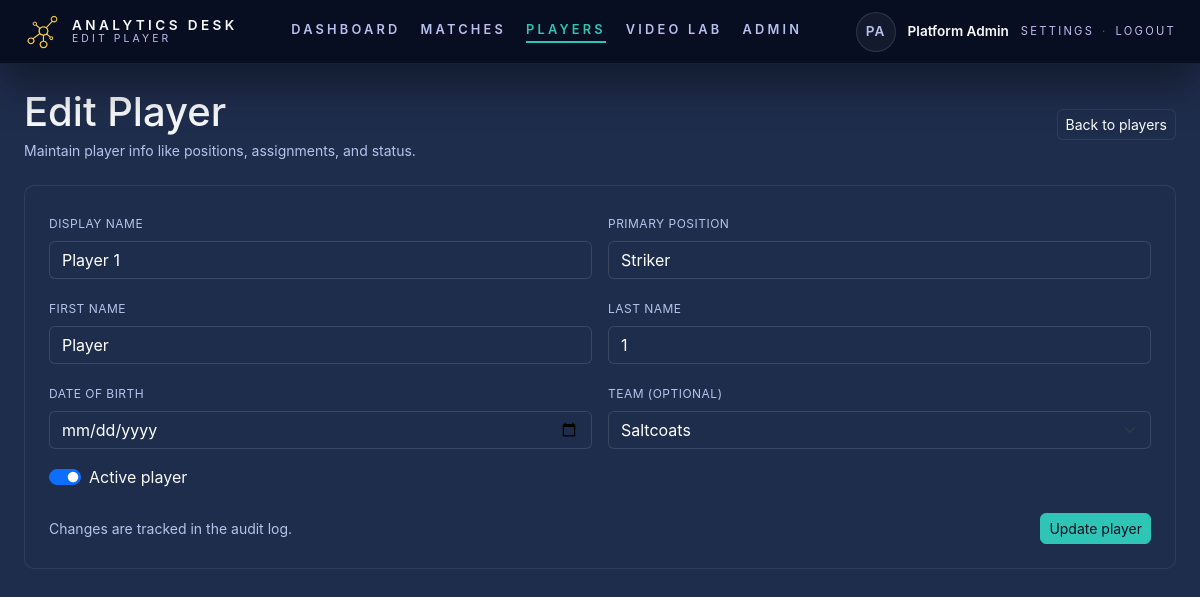
The page /admin/players/2/edit (signed in) on the database its author committed.
### tables this page shows
CREATE TABLE `players` (
  `id` bigint(20) UNSIGNED NOT NULL,
  `club_id` bigint(20) UNSIGNED NOT NULL,
  `team_id` bigint(20) UNSIGNED DEFAULT NULL,
  `first_name` varchar(80) DEFAULT NULL,
  `last_name` varchar(80) DEFAULT NULL,
  `display_name` varchar(120) NOT NULL,
  `dob` date DEFAULT NULL,
  `primary_position` varchar(40) DEFAULT NULL,
  `is_active` tinyint(1) NOT NULL DEFAULT 1,
  `created_at` datetime NOT NULL DEFAULT current_timestamp(),
  `updated_at` datetime DEFAULT NULL ON UPDATE current_timestamp()
);

CREATE TABLE `teams` (
  `id` bigint(20) UNSIGNED NOT NULL,
  `club_id` bigint(20) UNSIGNED NOT NULL,
  `name` varchar(120) NOT NULL,
  `team_type` varchar(30) NOT NULL DEFAULT 'club',
  `created_at` datetime NOT NULL DEFAULT current_timestamp(),
  `updated_at` datetime DEFAULT NULL ON UPDATE current_timestamp()
);

### app/routes/admin_players.php (called while the page is built, shortened)
<?php
route('/admin/players/{id}/edit', function () {
          require __DIR__ . '/../views/pages/admin/players/form.php';
});

### config/config.php (called while the page is built)
<?php
return [
          'app' => [
                    'name' => 'Analytics Desk',
                    'env'  => 'local',
                    'debug' => true,
                    'base_path' => '',
          ],
          'db' => [
                    'host' => '127.0.0.1',
                    'name' => 'project_1',
                    'user' => 'project_1',
                    'pass' => 'D&DNdtopmoff7!29',
                    'charset' => 'utf8mb4',
          ],
          'session' => [
                    'name' => 'analytics_session',
                    'lifetime' => 0,
          ],
          'phase3' => [
                    'video_lab_enabled' => true,
          ],
          'annotations' => [
                    'enabled' => true,
          ],
];

### app/lib/auth.php (called while the page is built, shortened)
<?php
function auth_boot()
{
          if (session_status() === PHP_SESSION_NONE) {
                    $config = require __DIR__ . '/../../config/config.php';
          }
}
function current_user(): ?array
{
          return $_SESSION['user'] ?? null;
}
function is_logged_in(): bool
{
          return current_user() !== null;
}
function require_club_admin_access(): array
{
          $roles = $_SESSION['roles'] ?? [];
          $user = current_user();
          $isPlatformAdmin = in_array('platform_admin', $roles, true);
          $isClubAdmin = in_array('club_admin', $roles, true);
          $clubId = $isClubAdmin ? (int)($user['club_id'] ?? 0) : 0;
          if ($isPlatformAdmin) {
                    $requestedClubId = isset($_GET['club_id']) ? (int)$_GET['club_id'] : 0;
                    if ($clubId <= 0) {
                              require_once __DIR__ . '/club_repository.php';
                              $clubs = get_all_clubs();
                              if (!empty($clubs)) {
                                        $clubId = (int)($clubs[0]['id'] ?? 0);
                              }
                    }
          }
          return [
                    'user' => $user,
                    'roles' => $roles,
                    'club_id' => $clubId,
          ];
}
function base_path(): string
{
          static $base;
          if ($base !== null) {
                    return $base;
          }
          $config = require __DIR__ . '/../../config/config.php';
          $base = rtrim($config['app']['base_path'] ?? '', '/');
          return $base;
}

### app/lib/db.php (called while the page is built)
<?php
function db(): PDO
{
          static $pdo;
          if ($pdo) {
                    return $pdo;
          }
          $config = require __DIR__ . '/../../config/config.php';
          $db = $config['db'];
          $dsn = sprintf(
                    'mysql:host=%s;dbname=%s;charset=%s',
                    $db['host'],
                    $db['name'],
                    $db['charset']
          );
          $pdo = new PDO(
                    $dsn,
                    $db['user'],
                    $db['pass'],
                    [
                              PDO::ATTR_ERRMODE => PDO::ERRMODE_EXCEPTION,
                              PDO::ATTR_DEFAULT_FETCH_MODE => PDO::FETCH_ASSOC,
                    ]
          );
          return $pdo;
}

### app/lib/club_repository.php (called while the page is built, shortened)
<?php
require_once __DIR__ . '/db.php';
function get_all_clubs(): array
{
          $stmt = db()->query('SELECT id, name FROM clubs ORDER BY name ASC');
          return $stmt->fetchAll();
}

### app/lib/player_repository.php (called while the page is built, shortened)
<?php
require_once __DIR__ . '/db.php';
function get_player_by_id(int $playerId, int $clubId): ?array
{
          $stmt = db()->prepare(
                    'SELECT p.*, t.name AS team_name
             FROM players p
             LEFT JOIN teams t ON t.id = p.team_id AND t.club_id = p.club_id
             WHERE p.id = :id AND p.club_id = :club_id
             LIMIT 1'
          );
          $stmt->execute([
                    'id' => $playerId,
                    'club_id' => $clubId,
          ]);
          $row = $stmt->fetch();
          return $row ?: null;
}

### app/lib/team_repository.php (called while the page is built, shortened)
<?php
require_once __DIR__ . '/db.php';
function get_teams_by_club(int $club_id): array
{
          $stmt = db()->prepare(
                    'SELECT id, name, team_type
           FROM teams
           WHERE club_id = :club_id
           ORDER BY name ASC'
          );
          $stmt->execute(['club_id' => $club_id]);
          return $stmt->fetchAll();
}

### app/views/pages/admin/players/form.php (the view, shortened to what this page needs)
<?php
require_once __DIR__ . '/../../../../lib/auth.php';
require_once __DIR__ . '/../../../../lib/player_repository.php';
require_once __DIR__ . '/../../../../lib/team_repository.php';
$context = require_club_admin_access();
$clubId = $context['club_id'];
$playerId = isset($_GET['id']) ? (int)$_GET['id'] : 0;
$isEdit = $playerId > 0;
$player = null;
if ($isEdit) {
          $player = get_player_by_id($playerId, $clubId);
}
$teams = get_teams_by_club($clubId);
$formInput = [];
function field_value(array $formInput, array $player, string $key, $default = null)
{
          if ($player && isset($player[$key]) && $player[$key] !== '') {
                    return $player[$key];
          }
          return $default;
}
$values = [
          'display_name' => field_value($formInput, $player ?? [], 'display_name', ''),
          'first_name' => field_value($formInput, $player ?? [], 'first_name', ''),
          'last_name' => field_value($formInput, $player ?? [], 'last_name', ''),
          'primary_position' => field_value($formInput, $player ?? [], 'primary_position', ''),
          'dob' => field_value($formInput, $player ?? [], 'dob', ''),
          'team_id' => field_value($formInput, $player ?? [], 'team_id', ''),
          'is_active' => field_value($formInput, $player ?? [], 'is_active', $isEdit ? ($player['is_active'] ?? 0) : 1),
];
$title = $isEdit ? 'Edit Player' : 'Create Player';
$base = base_path();
$action = $isEdit ? $base . '/admin/players/' . $playerId : $base . '/admin/players';
?>
<div class="d-flex align-items-center justify-content-between mb-4">
          <div>
                    <h1 class="mb-1"><?= htmlspecialchars($title) ?></h1>
                    <p class="text-muted-alt text-sm mb-0">Maintain player info like positions, assignments, and status.</p>
          </div>
          <a href="<?= htmlspecialchars($base) ?>/admin/players" class="btn btn-secondary-soft btn-sm">Back to players</a>
</div>
<div class="panel p-4">
          <form method="post" action="<?= htmlspecialchars($action) ?>">
                    <div class="row g-3">
                              <div class="col-md-6">
                                        <label class="form-label">Display name</label>
                                        <input type="text" name="display_name" value="<?= htmlspecialchars($values['display_name']) ?>" class="form-control input-dark" required>
                              </div>
                              <div class="col-md-6">
                                        <label class="form-label">Primary position</label>
                                        <input type="text" name="primary_position" value="<?= htmlspecialchars($values['primary_position']) ?>" class="form-control input-dark">
                              </div>
                              <div class="col-md-6">
                                        <label class="form-label">First name</label>
                                        <input type="text" name="first_name" value="<?= htmlspecialchars($values['first_name']) ?>" class="form-control input-dark">
                              </div>
                              <div class="col-md-6">
                                        <label class="form-label">Last name</label>
                                        <input type="text" name="last_name" value="<?= htmlspecialchars($values['last_name']) ?>" class="form-control input-dark">
                              </div>
                              <div class="col-md-6">
                                        <label class="form-label">Date of birth</label>
                                        <input type="date" name="dob" value="<?= htmlspecialchars($values['dob']) ?>" class="form-control input-dark">
                              </div>
                              <div class="col-md-6">
                                        <label class="form-label">Team (optional)</label>
                                        <select name="team_id" class="form-select select-dark">
                                                  <?php foreach ($teams as $team): ?>
                                                            <option value="<?= (int)$team['id'] ?>" <?= $values['team_id'] !== '' && (int)$team['id'] === (int)$values['team_id'] ? 'selected' : '' ?>>
                                                                      <?= htmlspecialchars($team['name']) ?>
                                                            </option>
                                                  <?php endforeach; ?>
                                        </select>
                              </div>
                    </div>
                    <div class="form-check form-switch mt-3">
                              <input class="form-check-input" type="checkbox" id="isActive" name="is_active" value="1" <?= (int)$values['is_active'] === 1 ? 'checked' : '' ?>>
                              <label class="form-check-label" for="isActive">Active player</label>
                    </div>
                    <div class="d-flex justify-content-between align-items-center mt-4">
                              <span class="text-muted-alt text-sm">Changes are tracked in the audit log.</span>
                              <button type="submit" class="btn btn-primary-soft btn-sm"><?= $isEdit ? 'Update player' : 'Create player' ?></button>
                    </div>
          </form>
</div>
<?php
require __DIR__ . '/../../../layout.php';

### app/lib/router.php (shortened to what this page needs)
<?php
function dispatch(): void
{
          $uri = parse_url($_SERVER['REQUEST_URI'] ?? '/', PHP_URL_PATH) ?? '/';
          $uri = normalize_path($uri);
          foreach ($GLOBALS['ROUTES'] as $path => $handler) {
                    if (!str_contains($path, '{id}')) {
                              continue;
                    }
                    $pattern = preg_quote($path, '#');
                    $pattern = str_replace('\{id\}', '([0-9]+)', $pattern);
                    if (preg_match('#^' . $pattern . '$#', $uri, $matches)) {
                              $handler();
                              return;
                    }
          }
}
function normalize_path(string $path): string
{
          $path = str_replace('\\', '/', $path);
          $path = rtrim($path, '/');
          if ($path === '') {
                    return '/';
          }
          return $path === '/' ? '/' : $path;
}

### public/assets/css/app.css (style rules this page uses)
:root { --bg-primary: #14213D; --bg-secondary: #1F2D4D; --bg-tertiary: #243A5E; --text-primary: #FFFFFF; --text-secondary: #B8C1EC; --border-subtle: rgba(255, 255, 255, 0.08); --accent-primary: #2EC4B6; --accent-secondary: #FCA311; --accent-danger: #D62828; --accent-warning: #FFB703; --accent-success: #4CAF50; --bg-base: var(--bg-primary); --bg-panel: var(--bg-secondary); --bg-surface: var(--bg-secondary); --border-soft: var(--border-subtle); --text-muted: var(--text-secondary); --accent: var(--accent-primary); --accent-strong: #28B3A4; --radius-sm: 6px; --radius-md: 10px; --input-bg: var(--bg-secondary); --input-border: rgba(255, 255, 255, 0.12); --input-border-focus: var(--accent-primary); --top-nav-height: 64px; --top-nav-offset: 0; --top-nav-shadow: 0 20px 45px rgba(0, 0, 0, 0.45); }
body { background-color: var(--bg-base); color: var(--text-primary); font-family: 'Inter', 'Segoe UI', system-ui, -apple-system, sans-serif; display: flex; min-height: 100vh; flex-direction: column; margin: 0; }
body.has-top-nav { --top-nav-offset: var(--top-nav-height); }
a { color: var(--text-primary); }
.p-4 { padding: 1.5rem !important; }
.text-sm { font-size: 0.875rem !important; }
.text-muted-alt { color: var(--text-muted) !important; }
.btn-primary-soft { background: var(--accent); color: #0b1020; border: 1px solid var(--accent); border-radius: var(--radius-sm); }
.btn-secondary-soft { background: var(--bg-surface); color: var(--text-primary); border: 1px solid var(--border-soft); border-radius: var(--radius-sm); }
.input-dark, .select-dark, .textarea-dark { background-color: var(--input-bg) !important; border: 1px solid var(--input-border) !important; color: var(--text-primary) !important; border-radius: var(--radius-sm) !important; }
.form-label { color: var(--text-muted) !important; font-size: 0.75rem; text-transform: uppercase; letter-spacing: 0.04em; }
.panel { background: var(--bg-panel); border: 1px solid var(--border-soft); border-radius: var(--radius-md); }

### rows shown on the page
players: display_name "Player 1", primary_position "Striker", first_name "Player", last_name "1", team_id "Saltcoats", is_active "☑"

### other values the page prints
$item['label'] "DASHBOARD"
$item['label'] "MATCHES"
$item['label'] "PLAYERS"
$item['label'] "VIDEO LAB"
$item['label'] "ADMIN"
